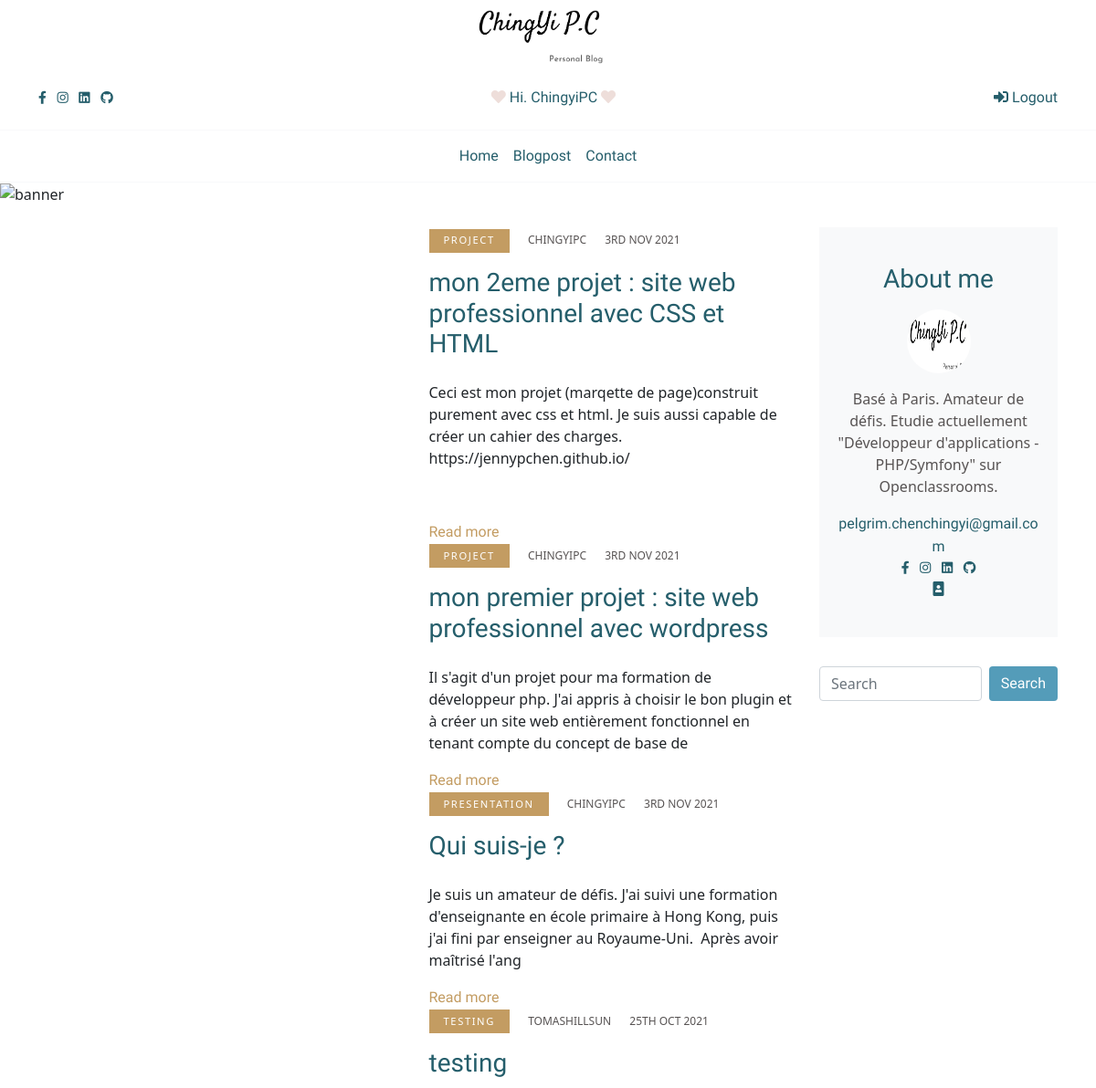
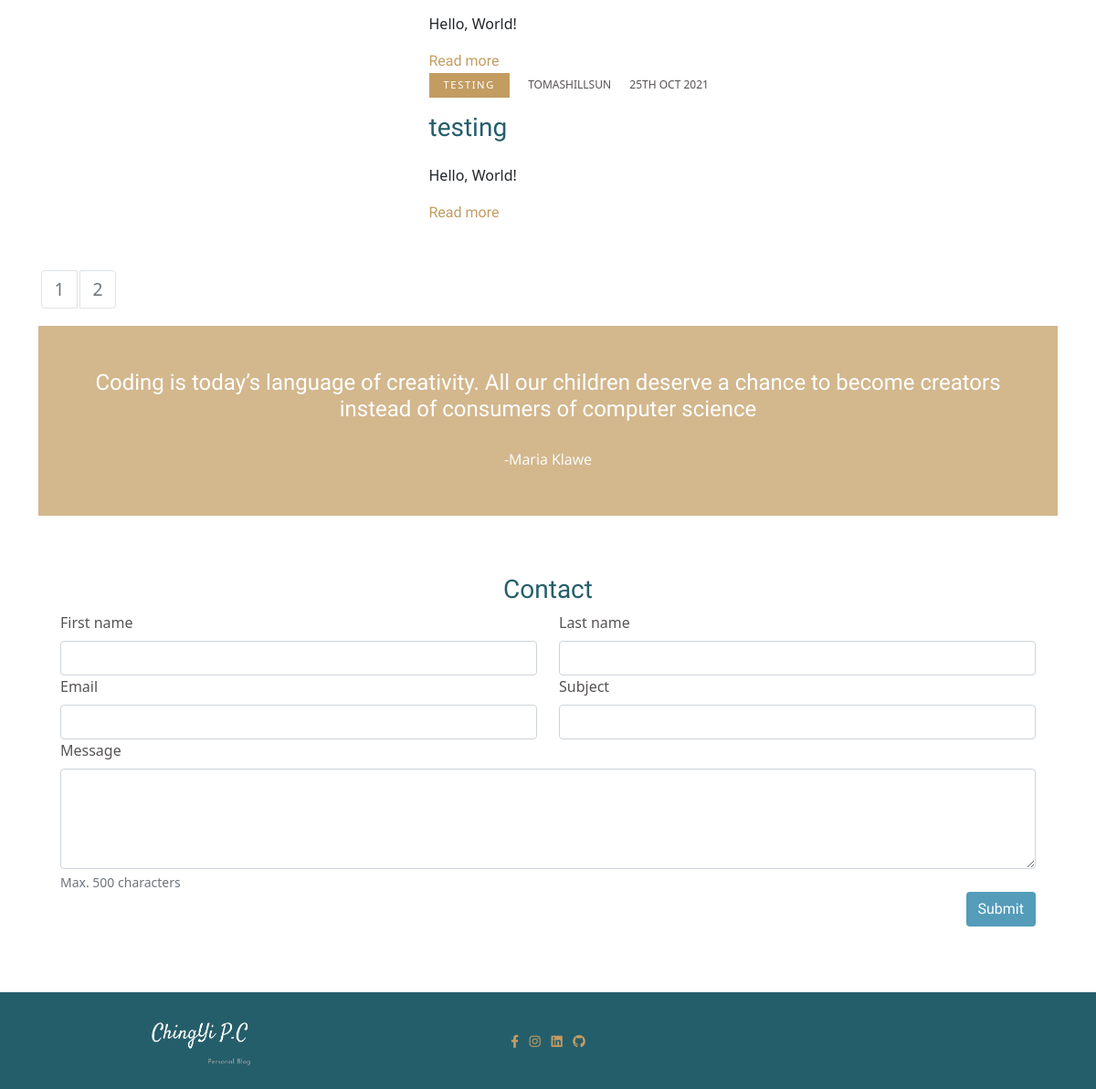
/project5PhpBlog/index.php (signed in), run on the app's committed database (2 pictures, top to bottom).
### tables this page shows
CREATE TABLE `post` (
  `id` int(11) NOT NULL,
  `title` varchar(200) NOT NULL,
  `chapo` longtext NOT NULL,
  `content` longtext NOT NULL,
  `image` varchar(255) DEFAULT NULL,
  `date_create` datetime NOT NULL,
  `date_update` datetime NOT NULL DEFAULT CURRENT_TIMESTAMP,
  `user_id` int(11) NOT NULL,
  `category` varchar(45) NOT NULL
);

CREATE TABLE `user` (
  `id` int(11) NOT NULL,
  `first_name` varchar(45) NOT NULL,
  `last_name` varchar(60) NOT NULL,
  `user_name` varchar(60) NOT NULL,
  `email` varchar(100) NOT NULL,
  `password` varchar(255) NOT NULL,
  `date_create` datetime NOT NULL,
  `user_type_id` int(11) DEFAULT '2',
  `reset_token` varchar(255) DEFAULT NULL
);

### project5PhpBlog/src/controllers/FrontendControllers.php (called while the page is built, shortened)
<?php
class FrontendControllers
{
    public function listPosts()
    {
        $keyword = $_GET['search'] ?? '';
        $page = $_GET['page'] ?? 1;
        $postManager = new PostManager();
        $number_of_post_results = $postManager->counter($keyword);
        $posts = $postManager->getPosts($keyword, $page);
        $number_of_pages = ceil($number_of_post_results / 5);
       require('src/views/frontend/homepage.php');
    }
}

### project5PhpBlog/src/models/postManager.php (called while the page is built, shortened)
<?php
class PostManager extends DatabaseManager
{
    function getPosts($keyword,$page)
    {
        $posts = [];
        $db = $this->dbConnect();
        $this_page_first_result =($page-1)*5;
       if (!empty($keyword)) {
            $statement = $db->prepare('SELECT post.id, title, image,category, chapo, user_name, content, DATE_FORMAT(post.date_create,"%D %b %Y") AS creation_date FROM `post`JOIN `user`WHERE USER.id = `post`.`user_id`AND content like :keyword GROUP BY post.id ORDER BY post.date_create DESC LIMIT :this_page_first_result, 5');
            $statement->bindValue(":keyword", "%$keyword%");
            $statement->bindValue(":this_page_first_result", $this_page_first_result,PDO::PARAM_INT);
            $statement->execute();
        } else {
            $statement = $db->prepare('SELECT post.id, title, image,category, chapo, user_name, content, DATE_FORMAT(post.date_create, "%D %b %Y") AS creation_date FROM `post` JOIN `user` WHERE USER.id = `post`.`user_id` GROUP BY post.id ORDER BY post.date_create DESC LIMIT :thisPageFirstResult, 5');
            $statement->bindValue(':thisPageFirstResult', $this_page_first_result, PDO::PARAM_INT);
            $statement->execute();
        }
        while ($values = $statement->fetch(PDO::FETCH_ASSOC)) {
            $posts[] = new Posts($values);
        }
        return $posts;
    }
    public function counter($keyword)
    {
        $db = $this->dbConnect();
        $statement = $db->prepare('SELECT COUNT(id) AS counter FROM post WHERE content LIKE :keyword');
        $statement->bindValue(":keyword", "%$keyword%");
        $statement->execute();
        $count = $statement->fetch()[0];
        return $count;
    }
}

### project5PhpBlog/src/models/Posts.php (called while the page is built, shortened)
<?php
class Posts
{
    private $id;
    private $title;
    private $category;
    private $user_name;
    private $content;
    private $creation_date;
    public function hydrate(array $values)
    {
        foreach ($values as $key => $value) {
            $pieces = explode('_', $key);
            foreach ($pieces as $piece) {
                if (count($pieces) == 1) {
                    $method = 'set' . ucfirst($pieces[0]);
                }
                if (count($pieces) == 2) {
                    $method = 'set' . ucfirst($pieces[0]) . ucfirst($pieces[1]);
                }
            }
        }
    }
    public function setId($id)
    {
        $id = (int) $id;
        if ($id > 0) {
            $this->id = $id;
        }
    }
    public function getId()
    {
        return $this->id;
    }
    public function setTitle($title)
    {
        if (is_string($title)) {
            $this->title = $title;
        }
    }
    public function getTitle()
    {
        return $this->title;
    }
    public function setCategory($category)
    {
        if (is_string($category)) {
            $this->category = $category;
        }
    }
    public function getCategory()
    {
        return $this->category;
    }
    public function setUserName($user_name)
    {
        if (is_string($user_name)) {
            $this->user_name = $user_name;
        }
    }
    public function getUserName()
    {
        return $this->user_name;
    }
    public function setContent($content)
    {
        if (is_string($content)) {
            $this->content = $content;
        }
    }
    public function getContent()
    {
        return $this->content;
    }
    public function setCreationDate($creation_date)
    {
        $this->creation_date = $creation_date;
    }
    public function getCreationDate()
    {
        return $this->creation_date;
    }
}

### project5PhpBlog/src/views/frontend/homepage.php (the view, shortened to what this page needs)
<div class="pb-4 "><img class="img-fluid" src="public/img/sea.png" alt="banner" /></div>
<section class="pb-5">
  <div class="container pb-4">
    <div class="row">
      <div class="col-lg-9 mb-5 mb-lg-0" id="blogposts">
        <div class="row align-items-center mb-5">
          <?php foreach ($posts as $post) { ?>
            <div class="col-lg-6"><a class="d-block post-trending mb-4" href=""><img class="img-fluid w-100" src="<?= $post->getImage() ?>" alt="" /></a>
            </div>
            <div class="col-lg-6">
              <ul class="list-inline">
                <li class="list-inline-item mr-2 category font-weight-normal"><?= $post->getCategory() ?></li>
                <li class="list-inline-item mx-2 text-uppercase meta font-weight-normal"><?php echo $post->getUserName() ?></li>
                <li class="list-inline-item mx-2 text-uppercase meta font-weight-normal"><?php echo $post->getCreationDate() ?></li>
              </ul>
              <h2 class="h3 mb-4"> <a class="d-block blogtitle" href="post.html"><?php echo $post->getTitle(); ?></a></h2>
              <p class="blogtext "><?php echo substr($post->getContent(), 0, 220)?></p>
              <a class="p-0 read-more-btn " href="index.php?action=post&amp;id=<?= $post->getId(); ?>"><span>Read more</span><i class="fas fa-long-arrow-alt-right"></i></a>
            </div>
          <?php } ?>
        </div>
        <nav aria-label="Page navigation">
          <ul class="pagination">
         <?php for ($page=1;$page<=$number_of_pages;$page++) { ?>
            <li class="page-item"><a class="page-link" name="page" href="index.php?search=<?=$keyword?>&amp;page=<?=$page?>"><?=$page?></a></li>
         <?php } ?>
          </ul>
        </nav>
      </div>
      <?php include_once 'src/views/frontend/_about.php'; ?>
      <blockquote class="blockquote text-white p-4 p-lg-5 text-center">
        <p class="h4 mb-4">Coding is today’s language of creativity. All our children deserve a chance to become creators instead of consumers of computer science</p>
        <cite class="text-white fs-6" title="Source Title">-Maria Klawe</cite>
      </blockquote>
    </div>
    <body>
      <div class="container" id="contact">
        <div class="p-4">
          <form action="index.php?action=contact" method="post">
            <h3 class="cardtitle text-center"> Contact </h3>
            <div class="row needs-validation">
              <div class="col">
                <label for="first-name" class="form-label">First name</label>
                <input class="form-control" type="text" id="first-name" name="firstName" value="<?= $mail['firstName'] ?>" required />
              </div>
              <div class="col">
                <label for="last-name" class="form-label">Last name</label>
                <input class="form-control" type="text" id="last-name" name="lastName" value="<?= $mail['lastName'] ?>" required />
              </div>
            </div>
            <div class="row">
              <div class="col">
                <label for="email" class="form-label">Email</label>
                <input class="form-control" type="email" id="email" name="email" value="<?= $mail['email'] ?>" required />
              </div>
              <div class="col">
                <label for="subject" class="form-label">Subject</label>
                <input class="form-control" type="text" id="subject" name="subject" value="<?= $mail['subject'] ?>" required />
              </div>
            </div>
            <div class="row">
              <div class="col">
                <label for="message" class="form-label">Message</label>
                <textarea class="form-control" rows="4" id="message" name="message" value="<?= $mail['message'] ?>" required></textarea>
                <div id="message-help" class="form-text" value="">Max. 500 characters</div>
              </div>
            </div>
            <div class="d-flex justify-content-end">
              <button type="submit" class="btn button">Submit</button>
            </div>
          </form>
        </div>
      </div>
</section>
<?php require('src/views/frontend/_frontendLayout.php'); ?>

### project5PhpBlog/public/css/style.css (style rules this page uses)
section { overflow: hidden; position: relative; }
.cardtitle { font-family: "Satisfy", sans-serif; color: #255e6b; }
.category { padding: 0.3rem 1rem; text-decoration: none; color: #fff; background: #c39c62; text-transform: uppercase; letter-spacing: 0.1rem; font-size: 0.7rem; }
.meta { text-transform: uppercase; text-decoration: none; color: #575353; font-size: 0.75rem; }
.blogtitle { font-family: "Satisfy", sans-serif; text-decoration: none; color: #255e6b; }
.blogtext { color: #575353; }
.read-more-btn span { display: inline-block; margin-right: 0.5rem; font-family: "Satisfy", sans-serif; color: #c39c62; }
.button { background-color: #549cb9; font-family: "Satisfy", sans-serif; color: white; }
.page-link { padding: 0.5rem 0.75rem; line-height: 1.25; color: #6c757d; background-color: #fff; border: 1px solid #dee2e6; margin: 3px; transition: all 0.3s; font-size: 1.2rem; min-width: 2.5rem; text-align: center; }
blockquote { background-color: #c39c62b9; font-family: "Satisfy", sans-serif; padding: 0.5rem 1rem; margin-bottom: 2rem; font-size: 1.25rem; }
cite { font-family: "Open Sans", sans-serif; font-style: normal; font-size: 1rem; }
form { color: #575353; }

### data on the page
post: category "PROJECT", user.user_name "CHINGYIPC", CreationDate "3RD NOV 2021", title "mon 2eme projet : site web professionnel avec CSS et HTML", content "Ceci est mon projet (marqette de page)construit purement avec css et html. Je suis aussi capable de créer un cahier des charges. https://jennypchen.github.io/"
post: category "PROJECT", user.user_name "CHINGYIPC", CreationDate "3RD NOV 2021", title "mon premier projet : site web professionnel avec wordpress", content "Il s'agit d'un projet pour ma formation de développeur php. J'ai appris à choisir le bon plugin et à créer un site web entièrement fonctionnel en tenant compte du concept de base de"
post: category "PRESENTATION", user.user_name "CHINGYIPC", CreationDate "3RD NOV 2021", title "Qui suis-je ?", content "Je suis un amateur de défis. J'ai suivi une formation d'enseignante en école primaire à Hong Kong, puis j'ai fini par enseigner au Royaume-Uni. Après avoir maîtrisé l'ang"
post: category "TESTING", user.user_name "TOMASHILLSUN", CreationDate "25TH OCT 2021", title "testing", content "Hello, World!"
post: category "TESTING", user.user_name "TOMASHILLSUN", CreationDate "25TH OCT 2021", title "testing", content "Hello, World!"

### other printed values
$_SESSION['username'] "ChingyiPC"
